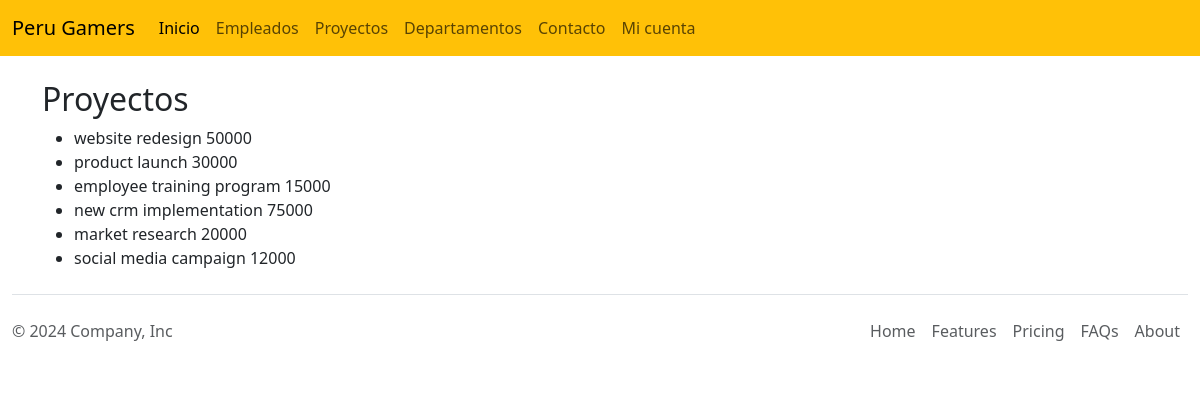
/proyectos.php, run on the app's committed database.
### tables this page shows
CREATE TABLE `projects` (
  `project_id` int(11) NOT NULL,
  `project_name` varchar(100) DEFAULT NULL,
  `start_date` date DEFAULT NULL,
  `end_date` date DEFAULT NULL,
  `budget` double DEFAULT NULL
);

### db.php (called while the page is built, shortened)
<?php
$servername = "localhost";
$username = "root";
$password = "";
$dbname = "companydb";
$conn = new mysqli($servername, $username, $password, $dbname);
$sql2 = "SELECT project_name, budget FROM projects";
$result2 = $conn->query($sql2);
?>

### proyectos.php (the view, shortened to what this page needs)
<?php require 'db.php'; ?>
<!DOCTYPE html>
<html lang="en">
<head>
    <link href="https://cdn.jsdelivr.net/npm/bootstrap@5.3.3/dist/css/bootstrap.min.css" rel="stylesheet">
</head>
<body>
    <?php include 'header.php'; ?>
    <div class="container mt-4 mb-4">
        <h2>Proyectos</h2>
        <?php
        if($result2->num_rows>0){
            echo "<ul>";
            while($row = $result2->fetch_assoc()){
                echo "<li>".$row["project_name"]." ".$row["budget"]."</li>";
            }
            echo "</ul>";
        } else{
            echo "No existen proyectos";
        }
        ?>
    </div>
    <?php include 'footer.php'; ?>
</body>
</html>

### data on the page
projects: project_name "website redesign", budget "50000"
projects: project_name "product launch", budget "30000"
projects: project_name "employee training program", budget "15000"
projects: project_name "new crm implementation", budget "75000"
projects: project_name "market research", budget "20000"
projects: project_name "social media campaign", budget "12000"
